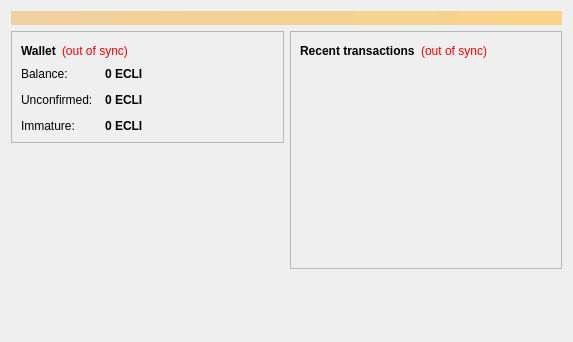
<?xml version="1.0" encoding="UTF-8"?>
<ui version="4.0">
 <class>OverviewPage</class>
 <widget class="QWidget" name="OverviewPage">
  <property name="geometry">
   <rect>
    <x>0</x>
    <y>0</y>
    <width>573</width>
    <height>342</height>
   </rect>
  </property>
  <property name="windowTitle">
   <string>Form</string>
  </property>
  <layout class="QVBoxLayout" name="topLayout">
   <item>
    <widget class="QLabel" name="labelAlerts">
     <property name="visible">
      <bool>false</bool>
     </property>
     <property name="styleSheet">
      <string notr="true">background-color: qlineargradient(x1: 0, y1: 0, x2: 1, y2: 0, stop:0 #F0D0A0, stop:1 #F8D488); color:#000000;</string>
     </property>
     <property name="wordWrap">
      <bool>true</bool>
     </property>
     <property name="margin">
      <number>3</number>
     </property>
    </widget>
   </item>
   <item>
    <layout class="QHBoxLayout" name="horizontalLayout" stretch="1,1">
     <item>
      <layout class="QVBoxLayout" name="verticalLayout_2">
       <item>
        <widget class="QFrame" name="frame">
         <property name="frameShape">
          <enum>QFrame::StyledPanel</enum>
         </property>
         <property name="frameShadow">
          <enum>QFrame::Raised</enum>
         </property>
         <layout class="QVBoxLayout" name="verticalLayout_4">
          <item>
           <layout class="QHBoxLayout" name="horizontalLayout_4">
            <item>
             <widget class="QLabel" name="label_5">
              <property name="font">
               <font>
                <weight>75</weight>
                <bold>true</bold>
               </font>
              </property>
              <property name="text">
               <string>Wallet</string>
              </property>
             </widget>
            </item>
            <item>
             <widget class="QLabel" name="labelWalletStatus">
              <property name="toolTip">
               <string>The displayed information may be out of date. Your wallet automatically synchronizes with the eclipseCoin network after a connection is established, but this process has not completed yet.</string>
              </property>
              <property name="styleSheet">
               <string notr="true">QLabel { color: red; }</string>
              </property>
              <property name="text">
               <string notr="true">(out of sync)</string>
              </property>
              <property name="alignment">
               <set>Qt::AlignLeading|Qt::AlignLeft|Qt::AlignVCenter</set>
              </property>
             </widget>
            </item>
            <item>
             <spacer name="horizontalSpacer_2">
              <property name="orientation">
               <enum>Qt::Horizontal</enum>
              </property>
              <property name="sizeHint" stdset="0">
               <size>
                <width>40</width>
                <height>20</height>
               </size>
              </property>
             </spacer>
            </item>
           </layout>
          </item>
          <item>
           <layout class="QFormLayout" name="formLayout_2">
            <property name="fieldGrowthPolicy">
             <enum>QFormLayout::AllNonFixedFieldsGrow</enum>
            </property>
            <property name="horizontalSpacing">
             <number>12</number>
            </property>
            <property name="verticalSpacing">
             <number>12</number>
            </property>
            <item row="0" column="0">
             <widget class="QLabel" name="label">
              <property name="text">
               <string>Balance:</string>
              </property>
             </widget>
            </item>
            <item row="0" column="1">
             <widget class="QLabel" name="labelBalance">
              <property name="font">
               <font>
                <weight>75</weight>
                <bold>true</bold>
               </font>
              </property>
              <property name="cursor">
               <cursorShape>IBeamCursor</cursorShape>
              </property>
              <property name="toolTip">
               <string>Your current balance</string>
              </property>
              <property name="text">
               <string notr="true">0 ECLI</string>
              </property>
              <property name="textInteractionFlags">
               <set>Qt::LinksAccessibleByMouse|Qt::TextSelectableByKeyboard|Qt::TextSelectableByMouse</set>
              </property>
             </widget>
            </item>
            <item row="1" column="0">
             <widget class="QLabel" name="label_3">
              <property name="text">
               <string>Unconfirmed:</string>
              </property>
             </widget>
            </item>
            <item row="1" column="1">
             <widget class="QLabel" name="labelUnconfirmed">
              <property name="font">
               <font>
                <weight>75</weight>
                <bold>true</bold>
               </font>
              </property>
              <property name="cursor">
               <cursorShape>IBeamCursor</cursorShape>
              </property>
              <property name="toolTip">
               <string>Total of transactions that have yet to be confirmed, and do not yet count toward the current balance</string>
              </property>
              <property name="text">
               <string notr="true">0 ECLI</string>
              </property>
              <property name="textInteractionFlags">
               <set>Qt::LinksAccessibleByMouse|Qt::TextSelectableByKeyboard|Qt::TextSelectableByMouse</set>
              </property>
             </widget>
            </item>
            <item row="2" column="0">
             <widget class="QLabel" name="labelImmatureText">
              <property name="text">
               <string>Immature:</string>
              </property>
             </widget>
            </item>
            <item row="2" column="1">
             <widget class="QLabel" name="labelImmature">
              <property name="font">
               <font>
                <weight>75</weight>
                <bold>true</bold>
               </font>
              </property>
              <property name="toolTip">
               <string>Mined balance that has not yet matured</string>
              </property>
              <property name="text">
               <string notr="true">0 ECLI</string>
              </property>
              <property name="textInteractionFlags">
               <set>Qt::LinksAccessibleByMouse|Qt::TextSelectableByKeyboard|Qt::TextSelectableByMouse</set>
              </property>
             </widget>
            </item>
           </layout>
          </item>
         </layout>
        </widget>
       </item>
       <item>
        <spacer name="verticalSpacer">
         <property name="orientation">
          <enum>Qt::Vertical</enum>
         </property>
         <property name="sizeHint" stdset="0">
          <size>
           <width>20</width>
           <height>40</height>
          </size>
         </property>
        </spacer>
       </item>
      </layout>
     </item>
     <item>
      <layout class="QVBoxLayout" name="verticalLayout_3">
       <item>
        <widget class="QFrame" name="frame_2">
         <property name="frameShape">
          <enum>QFrame::StyledPanel</enum>
         </property>
         <property name="frameShadow">
          <enum>QFrame::Raised</enum>
         </property>
         <layout class="QVBoxLayout" name="verticalLayout">
          <item>
           <layout class="QHBoxLayout" name="horizontalLayout_2">
            <item>
             <widget class="QLabel" name="label_4">
              <property name="text">
               <string>&lt;b&gt;Recent transactions&lt;/b&gt;</string>
              </property>
             </widget>
            </item>
            <item>
             <widget class="QLabel" name="labelTransactionsStatus">
              <property name="toolTip">
               <string>The displayed information may be out of date. Your wallet automatically synchronizes with the eclipseCoin network after a connection is established, but this process has not completed yet.</string>
              </property>
              <property name="styleSheet">
               <string notr="true">QLabel { color: red; }</string>
              </property>
              <property name="text">
               <string notr="true">(out of sync)</string>
              </property>
              <property name="alignment">
               <set>Qt::AlignRight|Qt::AlignTrailing|Qt::AlignVCenter</set>
              </property>
             </widget>
            </item>
            <item>
             <spacer name="horizontalSpacer">
              <property name="orientation">
               <enum>Qt::Horizontal</enum>
              </property>
              <property name="sizeHint" stdset="0">
               <size>
                <width>40</width>
                <height>20</height>
               </size>
              </property>
             </spacer>
            </item>
           </layout>
          </item>
          <item>
           <widget class="QListView" name="listTransactions">
            <property name="styleSheet">
             <string notr="true">QListView { background: transparent; }</string>
            </property>
            <property name="frameShape">
             <enum>QFrame::NoFrame</enum>
            </property>
            <property name="verticalScrollBarPolicy">
             <enum>Qt::ScrollBarAlwaysOff</enum>
            </property>
            <property name="horizontalScrollBarPolicy">
             <enum>Qt::ScrollBarAlwaysOff</enum>
            </property>
            <property name="selectionMode">
             <enum>QAbstractItemView::NoSelection</enum>
            </property>
           </widget>
          </item>
         </layout>
        </widget>
       </item>
       <item>
        <spacer name="verticalSpacer_2">
         <property name="orientation">
          <enum>Qt::Vertical</enum>
         </property>
         <property name="sizeHint" stdset="0">
          <size>
           <width>20</width>
           <height>40</height>
          </size>
         </property>
        </spacer>
       </item>
      </layout>
     </item>
    </layout>
   </item>
  </layout>
 </widget>
 <resources/>
 <connections/>
</ui>
